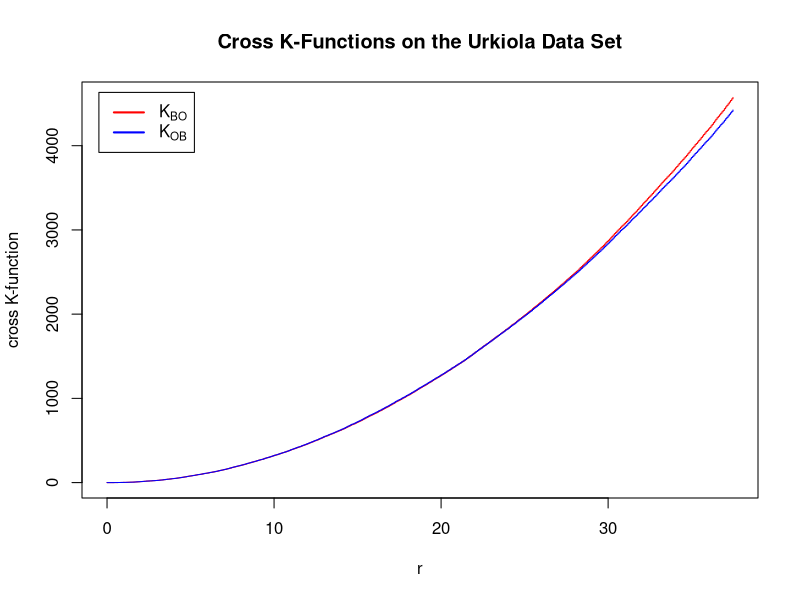
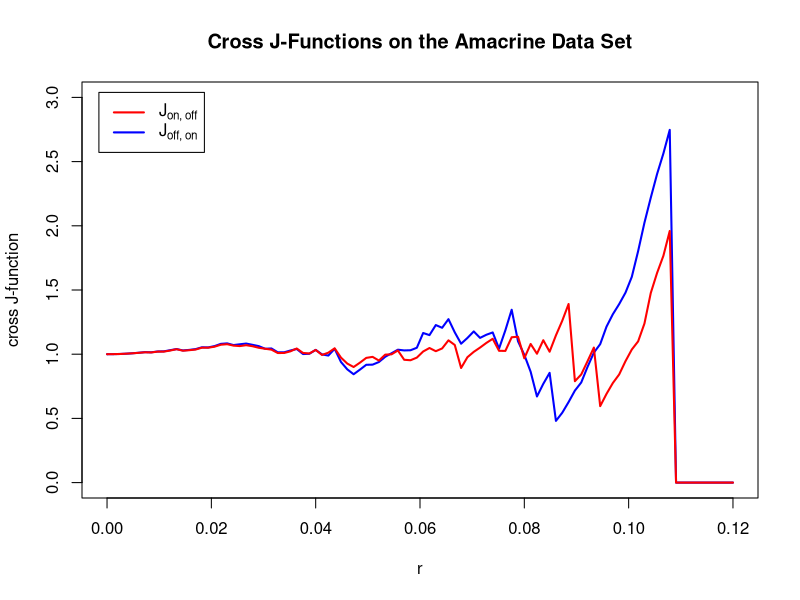

The R source for these figures, in order:
## ---- chunk 1
library(spatstat)
## ---- chunk 2
urkiola_KBO <- Kcross(urkiola, "birch", "oak", correction = "Ripley")
urkiola_KOB <- Kcross(urkiola, "oak", "birch", correction = "Ripley")
## ---- chunk 3
# plot both cross K-functions on same axes
plot(urkiola_KBO$r, urkiola_KBO$iso, type="s", col="red",
     main="Cross K-Functions on the Urkiola Data Set",
     xlab="r", ylab = "cross K-function")
lines(urkiola_KOB$r, urkiola_KOB$iso, type="s", col="blue")
legend("topleft", inset=.025, c(expression(K[BO]), expression(K[OB])), 
       col=c("red", "blue"), lty=1, lwd=2)
## ---- chunk 4
amacrine_JAB <- Jcross(amacrine, "on", "off", correction = "none",
                      r=seq(0, 0.12, length.out = 100))
amacrine_JBA <- Jcross(amacrine, "off", "on", correction = "none",
                      r=seq(0, 0.12, length.out = 100))
## ---- chunk 5
# plot both cross J-functions on same axes
plot(amacrine_JBA$r, amacrine_JBA$un, type="l", col="blue", lwd=2,
     main="Cross J-Functions on the Amacrine Data Set",
     xlab="r", ylab = "cross J-function", ylim=c(0, 3), xlim = c(0, 0.12))
lines(amacrine_JAB$r, amacrine_JAB$un, col="red", lwd=2)
legend("topleft", inset=.025, c(expression(J["on, off"]), expression(J["off, on"])), 
       col=c("red", "blue"), lty=1, lwd=2)
